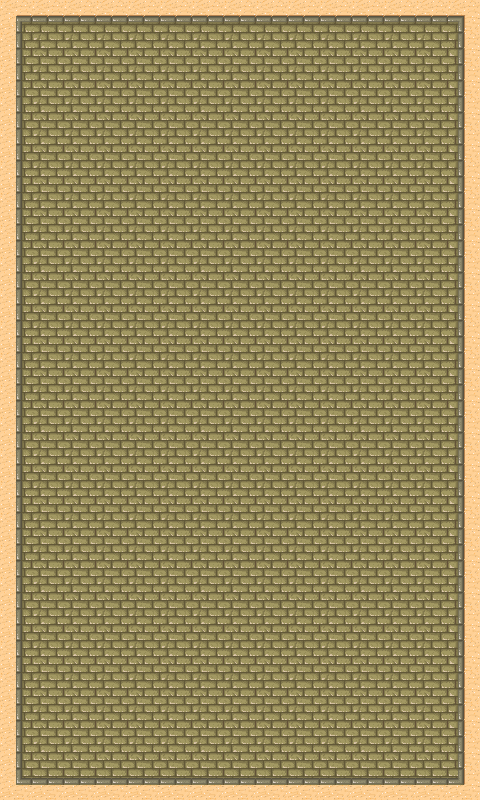

This game map was drawn from its Tiled (.tmx) file and the tilesets committed beside it. A one-line description and the trimmed map source follow:
An orthogonal 15x25 tile map with 32x32 px tiles, 1 tile layer (Tile Layer 1).

<map version="1.0" orientation="orthogonal" renderorder="right-down" width="15" height="25" tilewidth="32" tileheight="32">
 <tileset firstgid="1" source="Terrain.tsx" />
 <layer name="Tile Layer 1" width="15" height="25">
  <data>[375 cells, 375 non-empty, 9 distinct tile ids]</data>
 </layer>
</map>
